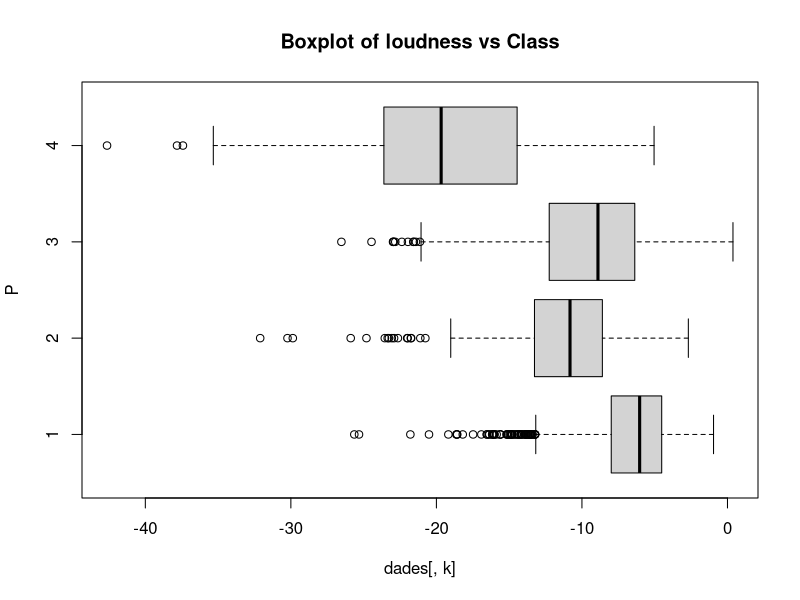
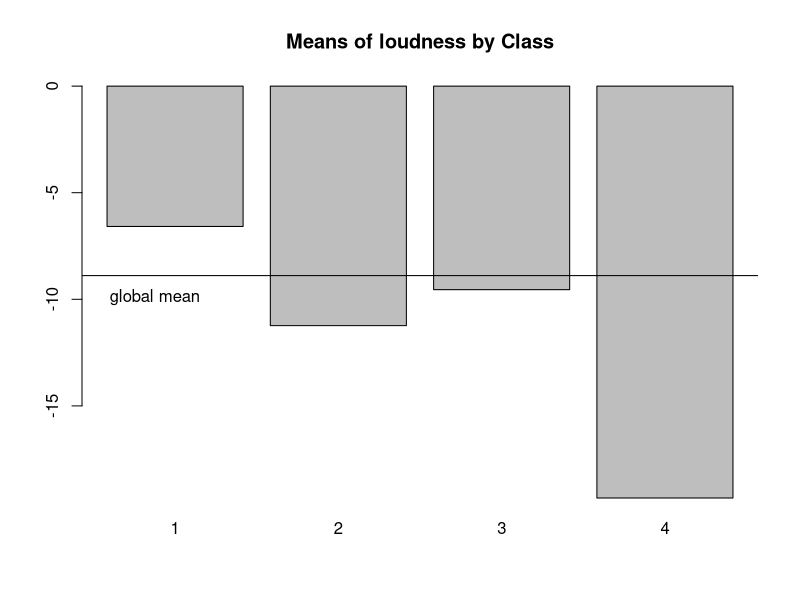
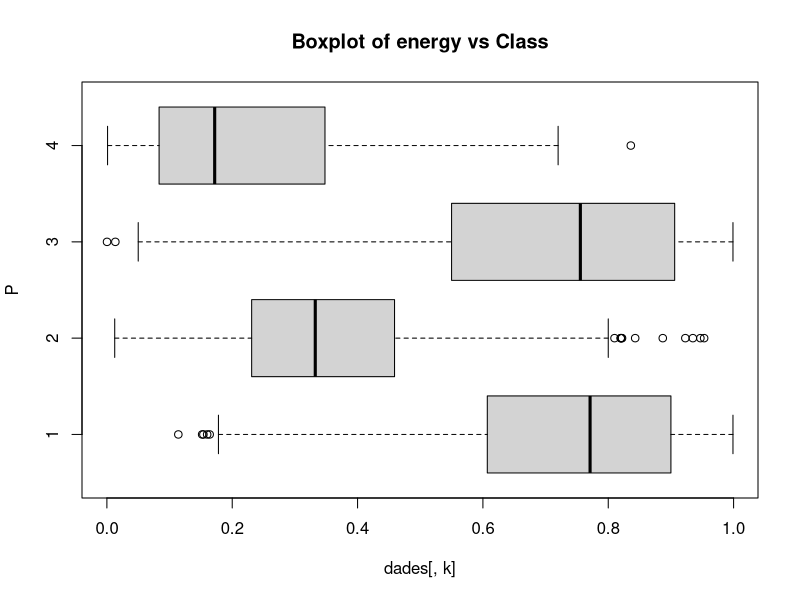
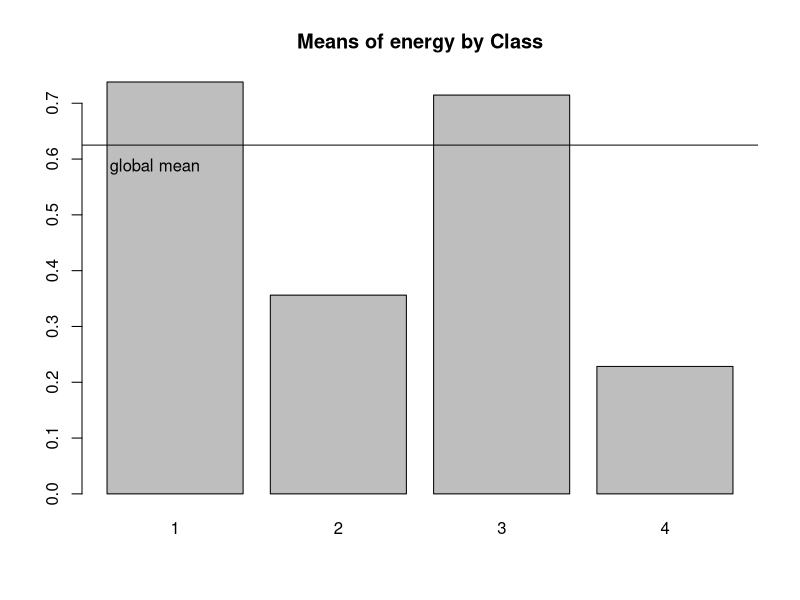
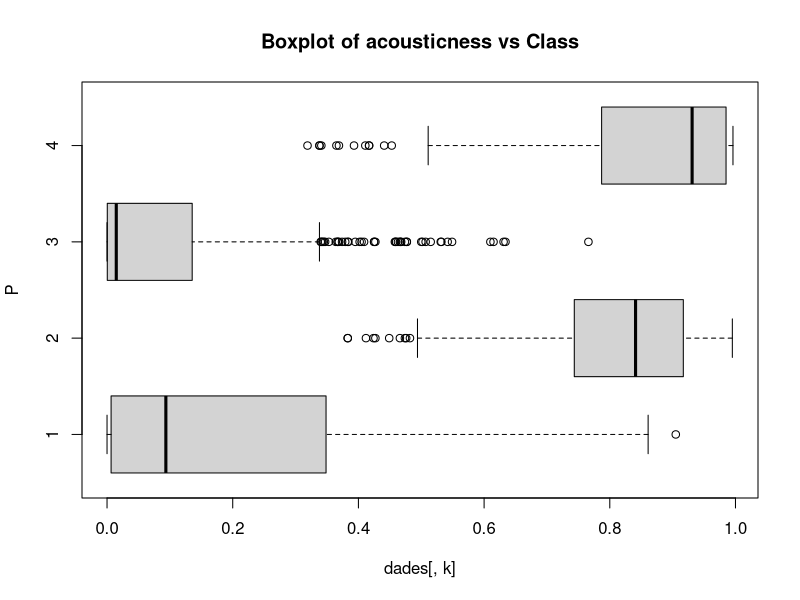
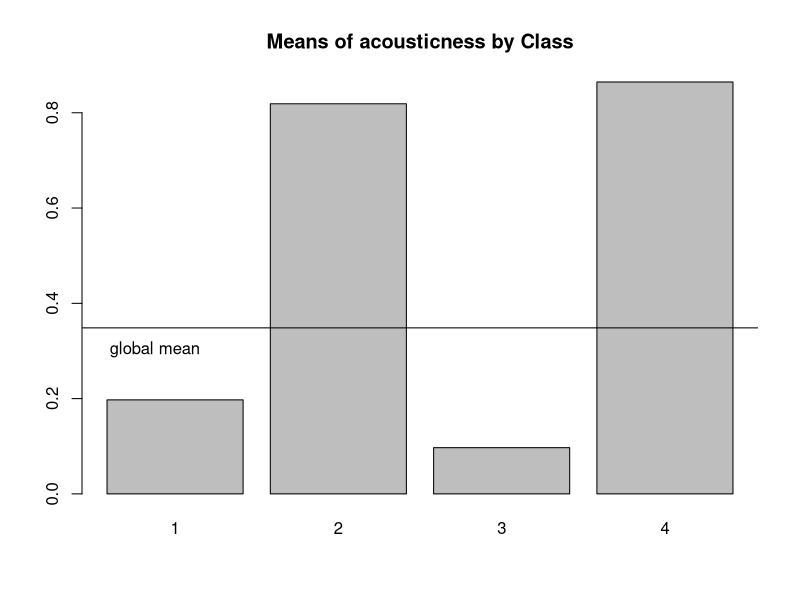
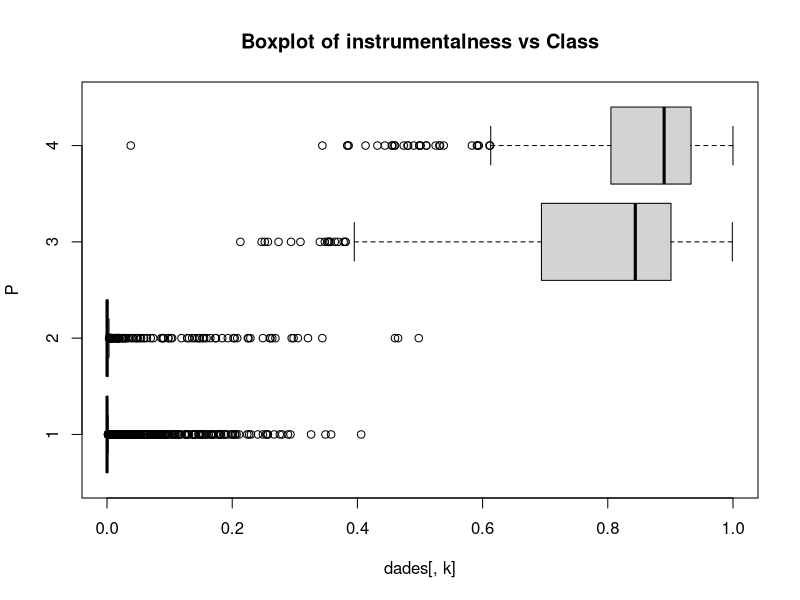
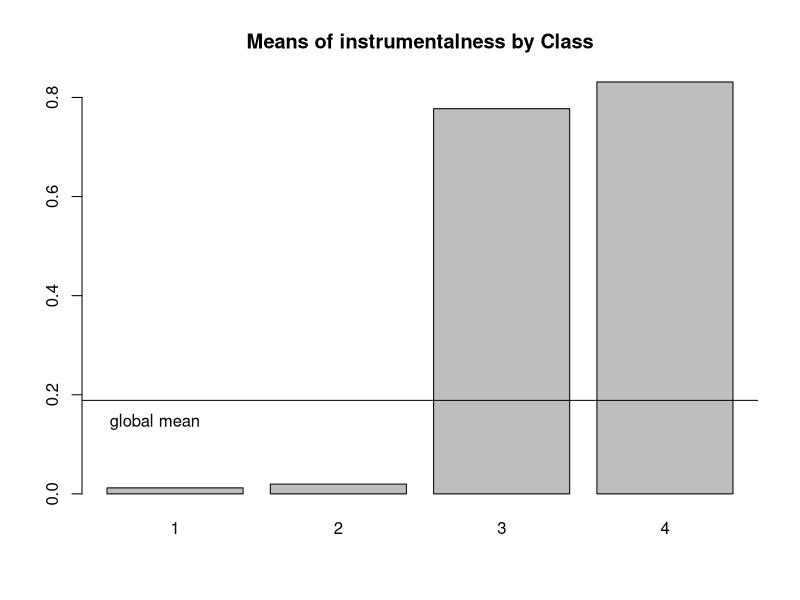

Recreate these plots in R, in order.
## ---- chunk 1
knitr::opts_chunk$set(echo = TRUE)
## ---- chunk 2
# Replace with your own working directory if needed
WD <- "C:/Users/Joseph/Documents/Codes/2022/mvtec-2022/finalproject/spotify-statistics-final/clustering"
setwd(WD)
dd <- read.table("data/SpotifyClustersData.csv",header=T, sep=",", dec='.');
head(dd, 10)
## ---- chunk 3
names(dd)
## ---- chunk 4
attach(dd)
## ---- chunk 5
ValorTestXnum <- function(Xnum,P){
  # Freq dis of factors
  nk <- as.vector(table(P)); 
  n <- sum(nk);
  
  # Averages vs groups
  xk <- tapply(Xnum,P,mean);
  
  # Test values
  txk <- (xk-mean(Xnum))/(sd(Xnum)*sqrt((n-nk)/(n*nk)));
  
  # P-values
  pxk <- pt(txk,n-1,lower.tail=F);
  for(c in 1:length(levels(as.factor(P)))){if (pxk[c]>0.5){pxk[c]<-1-pxk[c]}}
  return (pxk)
}

ValorTestXquali <- function(P,Xquali){
  taula <- table(P,Xquali);
  n <- sum(taula); 
  pk <- apply(taula,1,sum)/n;
  pj <- apply(taula,2,sum)/n;
  pf <- taula/(n*pk);
  pjm <- matrix(data=pj,nrow=dim(pf)[1],ncol=dim(pf)[2], byrow=TRUE);      
  dpf <- pf - pjm; 
  dvt <- sqrt(((1-pk)/(n*pk))%*%t(pj*(1-pj)));
  
  # And there are divisions equal to 0 woman NA and it doesn't work
  zkj <- dpf
  zkj[dpf!=0]<-dpf[dpf!=0]/dvt[dpf!=0]; 
  pzkj <- pnorm(zkj,lower.tail=F);
  for(c in 1:length(levels(as.factor(P)))){for (s in 1:length(levels(Xquali))){if (pzkj[c,s]> 0.5){pzkj[c,s]<-1- pzkj[c,s]}}}
  return (list(rowpf=pf,vtest=zkj,pval=pzkj))
}
## ---- chunk 6
# dades contain the dataset
dades <- dd

K<-dim(dades)[2]
par(ask=TRUE)
## ---- chunk 7
# P must contain the class variable
c2 <- dd$cluster
P <- c2

nc <- length(levels(factor(P)))
nc
## ---- chunk 8
pvalk <- matrix(data=0,nrow=nc,ncol=K, dimnames=list(levels(P),names(dades)))
nameP <- "Class"
n <- dim(dades)[1]
## ---- chunk 9
for(k in 1:K){
  if (is.numeric(dades[,k])){ 
    print(paste("Analysis by classes of the Variable:", names(dades)[k]))
    
    boxplot(dades[,k]~P, main=paste("Boxplot of", names(dades)[k], "vs", nameP ), horizontal=TRUE)
    
    barplot(tapply(dades[[k]], P, mean),main=paste("Means of", names(dades)[k], "by", nameP ))
    abline(h=mean(dades[[k]]))
    legend(0,mean(dades[[k]]),"global mean",bty="n")
    print("Statistics per groups:")
    for(s in levels(as.factor(P))) {print(summary(dades[P==s,k]))}
    o<-oneway.test(dades[,k]~P)
    print(paste("p-value ANOVA:", o$p.value))
    kw<-kruskal.test(dades[,k]~P)
    print(paste("p-value Kruskal-Wallis:", kw$p.value))
    pvalk[,k]<-ValorTestXnum(dades[,k], P)
    print("p-values ValorsTest: ")
    print(pvalk[,k])      
  }else{
    if(class(dd[,k])=="Date"){
      print(summary(dd[,k]))
      print(sd(dd[,k]))
      
      # Decide breaks: weeks, months, quarters...
      hist(dd[,k],breaks="weeks")
      
    }else{
      # Qualitatives
      print(paste("Variable", names(dades)[k]))
      table<-table(P,dades[,k])

      rowperc<-prop.table(table,1)
      
      colperc<-prop.table(table,2)
      
      # Observe why the variable is true or false. It identifies the type of logic
      # This one has no levels, therefore, coercion was prevented
      dades[,k]<-as.factor(dades[,k])
      
      marg <- table(as.factor(P))/n
      print(append("Categories=",levels(as.factor(dades[,k]))))
      
      # From next plots, select one of them according to your practical case
      plot(marg,type="l",ylim=c(0,1),main=paste("Prop. of pos & neg by",names(dades)[k]))
      paleta<-rainbow(length(levels(dades[,k])))
      for(c in 1:length(levels(dades[,k]))){lines(colperc[,c],col=paleta[c]) }
      
      # With legend
      plot(marg,type="l",ylim=c(0,1),main=paste("Prop. of pos & neg by",names(dades)[k]))
      paleta<-rainbow(length(levels(dades[,k])))
      for(c in 1:length(levels(dades[,k]))){lines(colperc[,c],col=paleta[c]) }
      legend("topright", levels(dades[,k]), col=paleta, lty=2, cex=0.6)
      
      # Conditioned to classes
      print(append("Categories=",levels(dades[,k])))
      plot(marg,type="n",ylim=c(0,1),main=paste("Prop. of pos & neg by",names(dades)[k]))
      paleta<-rainbow(length(levels(dades[,k])))
      for(c in 1:length(levels(dades[,k]))){lines(rowperc[,c],col=paleta[c]) }
      
      # With legend
      plot(marg,type="n",ylim=c(0,1),main=paste("Prop. of pos & neg by",names(dades)[k]))
      paleta<-rainbow(length(levels(dades[,k])))
      for(c in 1:length(levels(dades[,k]))){lines(rowperc[,c],col=paleta[c]) }
      legend("topright", levels(dades[,k]), col=paleta, lty=2, cex=0.6)
      
      # With abcisses axis variable
      marg <-table(dades[,k])/n
      print(append("Categories=",levels(dades[,k])))
      plot(marg,type="l",ylim=c(0,1),main=paste("Prop. of pos & neg by",names(dades)[k]), las=3)
      paleta<-rainbow(length(levels(as.factor(P))))
      for(c in 1:length(levels(as.factor(P)))){lines(rowperc[c,],col=paleta[c]) }
      
      # With legend
      plot(marg,type="l",ylim=c(0,1),main=paste("Prop. of pos & neg by",names(dades)[k]), las=3)
      for(c in 1:length(levels(as.factor(P)))){lines(rowperc[c,],col=paleta[c])}
      legend("topright", levels(as.factor(P)), col=paleta, lty=2, cex=0.6)
      
      # Conditioned to column
      plot(marg,type="n",ylim=c(0,1),main=paste("Prop. of pos & neg by",names(dades)[k]), las=3)
      paleta<-rainbow(length(levels(as.factor(P))))
      for(c in 1:length(levels(as.factor(P)))){lines(colperc[c,],col=paleta[c]) }
      
      # With legend
      plot(marg,type="n",ylim=c(0,1),main=paste("Prop. of pos & neg by",names(dades)[k]), las=3)
      for(c in 1:length(levels(as.factor(P)))){lines(colperc[c,],col=paleta[c])}
      legend("topright", levels(as.factor(P)), col=paleta, lty=2, cex=0.6)
      
      table<-table(dades[,k],P)
      print("Cross Table:")
      print(table)
      print("Conditional distributions column :")
      print(colperc)
      
      # Stacked bar charts                                        
      paleta<-rainbow(length(levels(dades[,k])))
      barplot(table(dades[,k], as.factor(P)), beside=FALSE,col=paleta )
      
      barplot(table(dades[,k], as.factor(P)), beside=FALSE,col=paleta )
      legend("topright",levels(as.factor(dades[,k])),pch=1,cex=0.5, col=paleta)
      
      # Attached bar charts
      barplot(table(dades[,k], as.factor(P)), beside=TRUE,col=paleta )
      
      barplot(table(dades[,k], as.factor(P)), beside=TRUE,col=paleta)
      legend("topright",levels(as.factor(dades[,k])),pch=1,cex=0.5, col=paleta)
      
      print("Square Chi test: ")
      print(chisq.test(dades[,k], as.factor(P)))
      
      print("Values test:")
      print( ValorTestXquali(P,dades[,k]))
      # Calculate the pvalues of quali
    }
  }
}
## ---- chunk 10
# Descriptors of the most significant classes. Add infoboxes
for (c in 1:length(levels(as.factor(P)))) {
  if(!is.na(levels(as.factor(P))[c])){
    print(paste("P.values per class:",levels(as.factor(P))[c]));
    print(sort(pvalk[c,]), digits=3) 
  }
}
